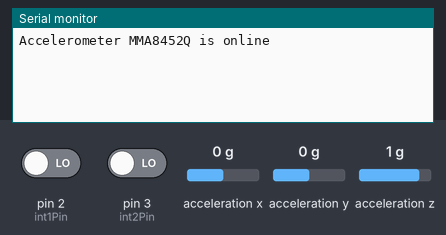
Simulated run of this sketch. Board: Arduino Uno, built with avr-gcc and run on an emulated ATmega328P. On the bench: the last lines printed to the serial monitor. Wiring (inferred from the names in the program): MMA8452 accelerometer at I2C address 0x1D. The inputs (shaded band) are chosen by the test bench; at power-on: pin 2 (int1Pin) LOW, acceleration x 0 g, acceleration y 0 g, acceleration z 1 g, pin 3 (int2Pin) LOW.

Above: at 1.2 s.
1.3 s: pin 2 (int1Pin) driven HIGH
At 1.42 s:
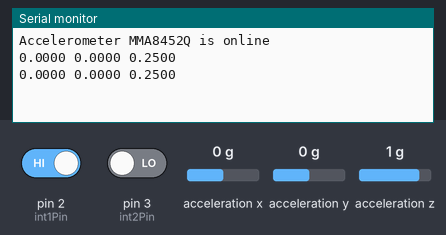
3.2 s: acceleration x set to -1.4 g
At 3.27 s:
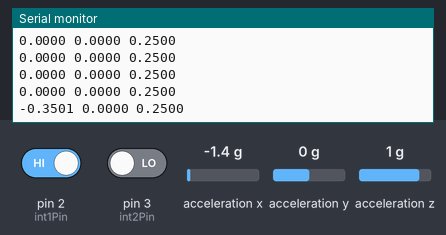
4.7 s: acceleration y set to -1.4 g
At 4.71 s:
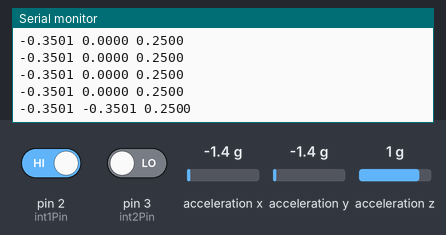
13.7 s: acceleration z set to -1.4 g
At 13.77 s:
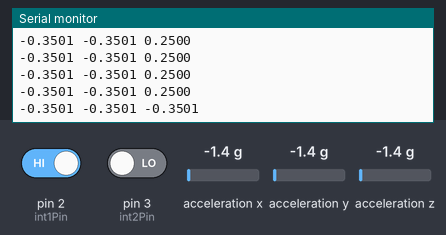

The sketch:

acc.ino
```cpp
//working with accelerometer MMA8452 KISS

#include <Wire.h>
#include "registers.h"

const byte scale = 2; //the scale on which we are working
const byte dataRate = 0;

#define SA0 1
#if SA0
  #define MMA8452_ADDRESS 0x1D  // SA0 is high, 0x1C if low
#else
  #define MMA8452_ADDRESS 0x1C
#endif

int int1Pin = 2;
int int2Pin = 3;

int accelerationCount[3];
float accelerationG[3];

byte readRegister(uint8_t address)
{
  byte data;
  //we send the address
  Wire.beginTransmission(MMA8452_ADDRESS);

  Wire.write(address);
  Wire.endTransmission(false); // do not end the transmision!

  Wire.requestFrom(MMA8452_ADDRESS, 1);
  data = Wire.read(); //get result
  Wire.endTransmission();

  return data;
}

void writeRegister(unsigned char address, unsigned char data)
{
  Wire.beginTransmission(MMA8452_ADDRESS);
  Wire.write(address);
  Wire.write(data);
  Wire.endTransmission();
}

void readRegisters(byte address, int i, byte * dest)
{
 Wire.beginTransmission(MMA8452_ADDRESS);//open communication with device
 Wire.write(address); //write the address
 Wire.endTransmission(false); // do not end the transmision!
 Wire.requestFrom(MMA8452_ADDRESS, i);
 int j = 0;
 while(Wire.available())//slave may have sent less than requested
 {
    dest[j] = Wire.read();//read byte
    j++;//increment j
 }
 Wire.endTransmission(); //end the transmission
}

void MMA8452standby()
//consult the sheet for additional information
//we need this register to make the sensor to be in standby mode to modify it's contents
{
  byte c = readRegister(CTRL_REG1);
  writeRegister(CTRL_REG1, c & ~ (0x2A));
}

void MMA8452Active()
{
  byte c = readRegister(CTRL_REG1);
  writeRegister(CTRL_REG1 , c | 0x01);
}


void initMMA8452(byte fsr, byte dataRate)
{
  //we set the scaling bits
  if((fsr == 2)||(fsr == 4)||(fsr == 8))
    writeRegister(XYZ_DATA_CFG, fsr >> 2);
  else
    writeRegister(XYZ_DATA_CFG, 0);
  //we set the data rate
  writeRegister(CTRL_REG1, readRegister(CTRL_REG1) & ~ (0x38)); //default rate 1.56Hz
  if(dataRate <= 7)
    writeRegister(CTRL_REG1, readRegister(CTRL_REG1) | (dataRate << 3));
  //Let's set up Portrait/Landscape Functions

  writeRegister(PL_CFG, 0x40); //enable portrait
  writeRegister(PL_BF_ZCOMP, 0x44); //29 deg z lock(the angle at which the sensor can't detect the change in orientation)
  writeRegister(P_L_THS_REG, 0x84); //45 deg threeshold for portrait/landscape orientation
  writeRegister(PL_COUNT, 0x50); //debounce counter at 100ms(800Hz)

  //enable single or double tapping

  writeRegister(PULSE_CFG, 0x7F);//enable tapping on all axes
  writeRegister(PULSE_THSX, 0x20);// x thresh at 2g, multiply the value by 0.0625g/LSB to get the threshold
  writeRegister(PULSE_THSY, 0x20);// y thresh at 2g, multiply the value by 0.0625g/LSB to get the threshold
  writeRegister(PULSE_THSZ, 0x08);// z thresh at .5g, multiply the value by 0.0625g/LSB to get the threshold
  writeRegister(PULSE_TMLT, 0x30);// 30 ms threeshold for a sampling of 800Hz
  writeRegister(PULSE_TMLT, 0xA0);// 200 ms between taps minimum
  writeRegister(PULSE_WIND, 0xFF);// 318ms max value between taps

  //enable interrupts
  writeRegister(CTRL_REG3, 0x02);//active high, push-pull interrupts
  writeRegister(CTRL_REG4, 0x19);//data ready and portrait/landscape interrupt
  writeRegister(CTRL_REG5, 0x01);//data ready interrupt on INT1, Portrait/Landscape interrupt on INT2

  MMA8452Active();
}


void portraitLandscapeHandler()
{
  byte pl = readRegister(PL_STATUS);
  switch((pl & 0x06) >> 1)
  {
    case 0 :
      Serial.print("Portrait Up");
      break;
    case 1 :
      Serial.print("Portrait Down");
      break;
    case 2 :
      Serial.print("Portrait Right");
      break;
    case 3 :
      Serial.print("Portrait Left");
      break;
  }
  if(pl & 0x01)
    Serial.print("Back orientation");
  else
    Serial.print("Front orientation");
  if(pl & 0x40)
    Serial.print("Z tilt!");
  Serial.println();
}

void readAccelerationData(int * destination)
{
  byte rawData[6];  // x/y/z accel register data stored here
  readRegisters(OUT_X_MSB, 6, &rawData[0]);  // Read the six raw data registers into data array

  /* loop to calculate 12-bit ADC and g value for each axis */
  for (int i=0; i<6; i+=2)
  {
    destination[i/2] = ((rawData[i] << 8) | rawData[i+1]) >> 4;  // Turn the MSB and LSB into a 12-bit value
    if (rawData[i] > 0x7F)
    {  // If the number is negative, we have to make it so manually (no 12-bit data type)
      destination[i/2] = ~destination[i/2] + 1;
      destination[i/2] *= -1;  // Transform into negative 2's complement #
    }
  }
}

/* This function will read the status of the tap source register.
   And print if there's been a single or double tap, and on what
   axis. */
void tapHandler()
{
  byte source = readRegister(PULSE_SRC);  // Reads the PULSE_SRC register

  if ((source & 0x10)==0x10)  // If AxX bit is set
  {
    if ((source & 0x08)==0x08)  // If DPE (double puls) bit is set
      Serial.print("    Double Tap (2) on X");  // tabbing here for visibility
    else
      Serial.print("Single (1) tap on X");

    if ((source & 0x01)==0x01)  // If PoIX is set
      Serial.println(" +");
    else
      Serial.println(" -");
  }
  if ((source & 0x20)==0x20)  // If AxY bit is set
  {
    if ((source & 0x08)==0x08)  // If DPE (double puls) bit is set
      Serial.print("    Double Tap (2) on Y");
    else
      Serial.print("Single (1) tap on Y");

    if ((source & 0x02)==0x02)  // If PoIY is set
      Serial.println(" +");
    else
      Serial.println(" -");
  }
  if ((source & 0x40)==0x40)  // If AxZ bit is set
  {
    if ((source & 0x08)==0x08)  // If DPE (double puls) bit is set
      Serial.print("    Double Tap (2) on Z");
    else
      Serial.print("Single (1) tap on Z");
    if ((source & 0x04)==0x04)  // If PoIZ is set
      Serial.println(" +");
    else
      Serial.println(" -");
  }
}

void setup() {
  // put your setup code here, to run once:
  Wire.begin();
  Serial.begin(9600);//start the serial comunication with the pc
  pinMode(int1Pin, INPUT);
  digitalWrite(int1Pin, LOW);
  pinMode(int2Pin, INPUT);
  digitalWrite(int2Pin, LOW);

  //let's read the WHO_AM_I register for a test of communication
  byte c;
  c = readRegister(WHO_AM_I);
  if(c == 0x2A)
  {
    initMMA8452(scale, dataRate);
    Serial.println("Accelerometer MMA8452Q is online");
  }
  else
  {
    Serial.println("Can't connect to accelerometer.");
    Serial.println(c, HEX);
    while(1);//loop forever baby
  }

}

void loop() {
  // put your main code here, to run repeatedly:
  //if int 1 is true, new Data baby
  if(digitalRead(int1Pin) == 1)
  {
      /* print out values */
      readAccelerationData(accelerationCount);
      for(int i = 0; i < 3; i++)
      accelerationG[i] = (float) accelerationCount[i]/((1<<12)/ 2 * scale);
      for (int i=0; i<3; i++)
        {
          Serial.print(accelerationG[i], 4);  // Print g values
          Serial.print(" ");  // tabs in between axes
        }
      Serial.println();
  }
  if(digitalRead(int2Pin) == 1)
  {
    static byte source;
    source = readRegister(INT_SOURCE);
    if((source & 0x10) == 0x10)
      portraitLandscapeHandler();
    else if ((source & 0x08) == 0x08)
      tapHandler();
  }
  delay(100); //for visibility
}
```

registers.h
```cpp
#ifndef REGISTERS_H
#define REGISTERS_H

#define OUT_X_MSB 0x01 //8MSB of 12-bit sample
#define INT_SOURCE 0x0C // Interrupt Status
#define WHO_AM_I 0x0D // Device ID
#define XYZ_DATA_CFG 0x0E //HPF Data Out and Dynamic Range Settings
#define PL_STATUS 0x10 // Landscape/Portrait orientation status
#define PL_CFG 0x11 // Landscape/Portrait configuration
#define PL_COUNT 0x12 // Landscape/Portrait debounce counter
#define PL_BF_ZCOMP 0x13 // Back-Front, Z-Lock Trip threshold
#define P_L_THS_REG 0x14 // Portrait to Landscape Trip Angle is 29°
#define PULSE_CFG 0x21 //  ELE, Double_XYZ or Single_XYZ
#define PULSE_SRC 0x22 // EA, Double_XYZ or Single_XYZ
#define PULSE_THSX 0x23 // X pulse threshold
#define PULSE_THSY 0x24 // Y pulse threshold
#define PULSE_THSZ 0x25 // Z pulse threshold
#define PULSE_TMLT 0x26 // Time limit for pulse
#define PULSE_LTCY 0x27 // Latency time for 2nd pulse
#define PULSE_WIND 0x28 // Window time for 2nd pulse
#define CTRL_REG1 0x2A //  ODR = 800 Hz, STANDBY Mode
#define CTRL_REG3 0x2C // Wake from Sleep, IPOL, PP_OD
#define CTRL_REG4 0x2D // Interrupt enable registe
#define CTRL_REG5 0x2E //  Interrupt pin (INT1/INT2) map

#endif
```

Measured:
- after the input at 1.3 s, the serial monitor: prints a new line at once (image 1)
- after the input at 3.2 s, the serial monitor: prints a new line after 0.07 s (image 2)
- after the input at 4.7 s, the serial monitor: prints a new line at once (image 3)
- after the input at 13.7 s, the serial monitor: prints a new line after 0.06 s (image 4)
